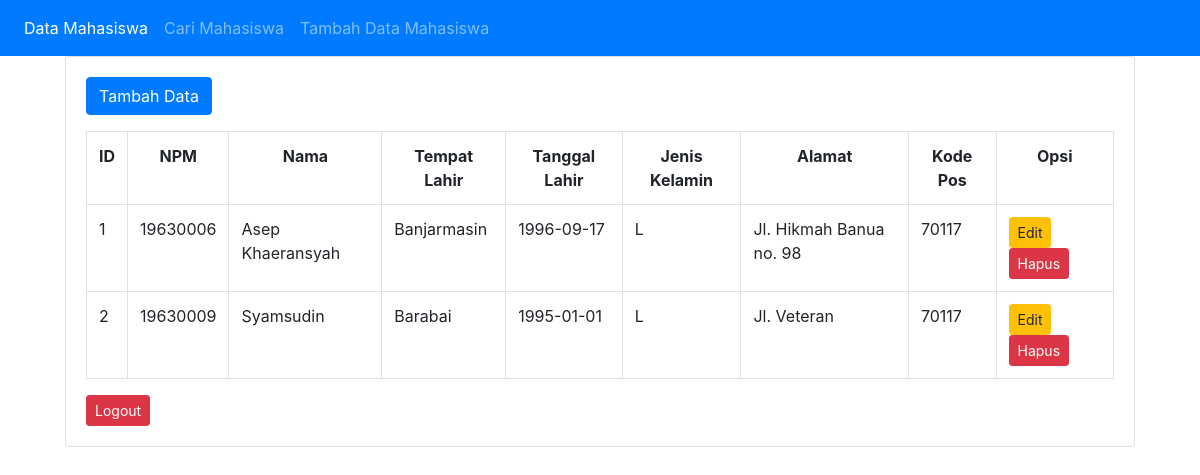
The page / (signed in) on the database its author committed.
### tables this page shows
CREATE TABLE `mhs` (
  `id` int(11) NOT NULL,
  `npm` varchar(8) NOT NULL,
  `nama` varchar(100) NOT NULL,
  `tempat_lahir` varchar(50) NOT NULL,
  `tanggal_lahir` date DEFAULT NULL,
  `jenis_kelamin` enum('P','L') DEFAULT NULL,
  `alamat` text DEFAULT NULL,
  `kode_pos` varchar(5) DEFAULT NULL
);

### index.php (the view, shortened to what this page needs)
<!DOCTYPE html>
<html lang="en">
<head>
    <link rel="stylesheet" href="css/bootstrap.css">
</head>
<body>
    <nav class="navbar navbar-expand-sm bg-primary navbar-dark  ">
        <ul class="navbar-nav">
            <li class="nav-item active">
                <a class="nav-link" href="index.php">Data Mahasiswa</a>
            </li>
            <li class="nav-item">
                <a class="nav-link" href="search.php">Cari Mahasiswa</a>
            </li>
            <li class="nav-item">
                <a class="nav-link" href="index1.php">Tambah Data Mahasiswa</a>
            </li>
        </ul>
    </nav>
    <div class="container col-md-11">
            <div class="card">
                <div class="card-body">
                    <a href="index1.php" class="btn btn-primary">Tambah Data</a>
                    <table class="table table-bordered">
                        <tr>
                            <th><center>ID</center></th>
                            <th><center>NPM</center></th>
                            <th><center>Nama</center></th>
                            <th><center>Tempat Lahir</center></th>
                            <th><center>Tanggal Lahir</center></th>
                            <th><center>Jenis Kelamin</center></th>
                            <th><center>Alamat</center></th>
                            <th><center>Kode Pos</center></th>
                            <th><center>Opsi</center></th>
                        </tr>
                        <?php
                            include "koneksi.php";
                            $no = 1;
                            $tampil = mysqli_query($koneksi, "SELECT * FROM mhs");
                            while($data=mysqli_fetch_array($tampil))
                            {
                        ?>
                        <tr>
                            <td> <?php echo $no++; ?> </td>
                            <td> <?php echo $data['npm']; ?> </td>
                            <td> <?php echo $data['nama']; ?> </td>
                            <td> <?php echo $data['tempat_lahir']; ?> </td>
                            <td> <?php echo $data['tanggal_lahir']; ?> </td>
                            <td> <?php echo $data['jenis_kelamin']; ?> </td>
                            <td> <?php echo $data['alamat']; ?> </td>
                            <td> <?php echo $data['kode_pos']; ?> </td>
                            <td>
                                <a href="edit_mahasiswa.php?id=<?php echo $data['id']; ?>" class="btn btn-sm btn-warning">Edit</a>
                                <a href="delete.php?id=<?php echo $data['id']; ?>" class="btn btn-sm btn-danger">Hapus</a>
                            </td>
                        </tr>
                            <?php } ?>
                    </table>
                    <a href="index.php?logout=true" class="btn btn-sm btn-danger">Logout</a>
                </div>
            </div>
        </div>
    </body>
</html>

### rows shown on the page
mhs: npm "19630006", nama "Asep Khaeransyah", tempat_lahir "Banjarmasin", tanggal_lahir "1996-09-17", jenis_kelamin "L", alamat "Jl. Hikmah Banua no. 98", kode_pos "70117"
mhs: npm "19630009", nama "Syamsudin", tempat_lahir "Barabai", tanggal_lahir "1995-01-01", jenis_kelamin "L", alamat "Jl. Veteran", kode_pos "70117"
